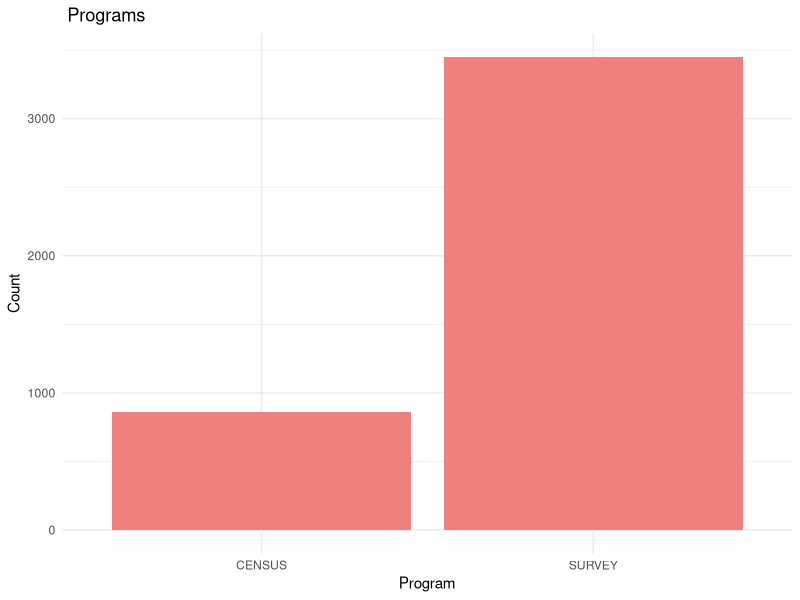
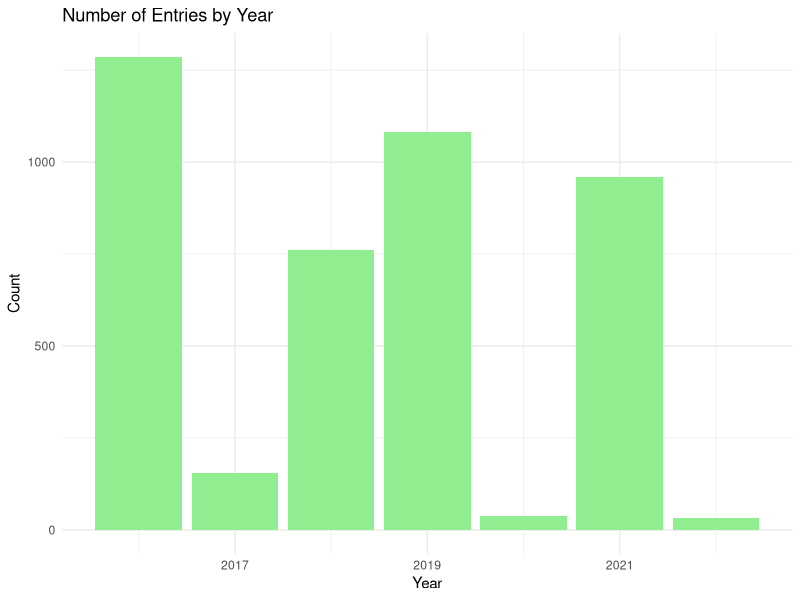
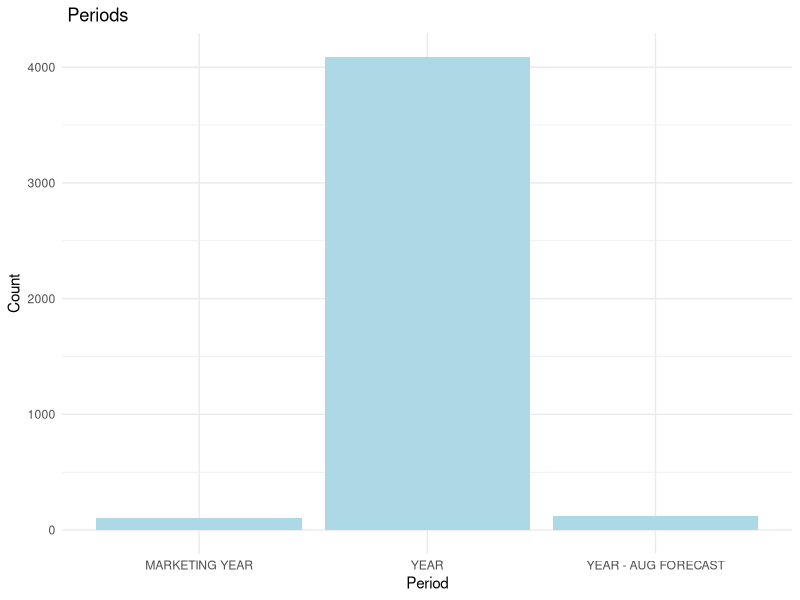
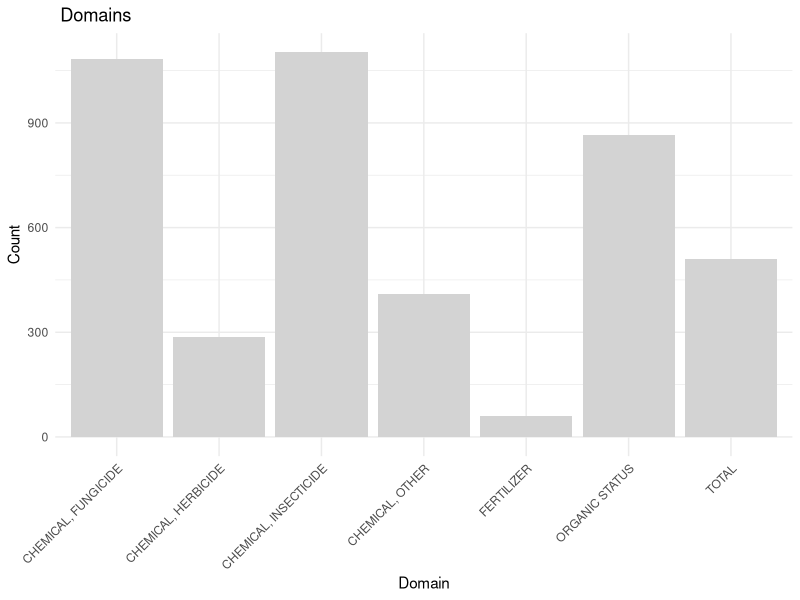

Source code (R) for these figures, in order:
## ---- chunk 1
#| label: Load libraries
#| warning: false
#| message: false
#| echo: false

library(knitr)  
library(kableExtra)
library(tidyverse)
library(stringr)
## ---- chunk 2
#| label: read data - glimpse 
#| warning: false
#| message: false
#| echo: false

strawberry <- read_csv("strawberry_oct4.csv", col_names = TRUE)

# glimpse(strawberry)
## ---- chunk 3
#| label: drop one-item columns
#| echo: false

## define function
#| label: drop one-item columns
#| echo: false

## define function
drop_one_value_col <- function(df){
  col_name <- NULL
  col_val <- NULL
  suppressWarnings({
    for(i in 1:dim(df)[2]){
      if((df |> distinct(df[,i]) |> count()) == 1){
        col_name = c(col_name, colnames(df[i]))
        col_val = c(col_val, df[1,i])  
      } 
    }
  })

  if(is.null(col_name)){
    return("No Columns to drop")
  } else {
    col_val = unlist(col_val)
    attributes(col_val) = NULL
    drp = data.frame(col_name, col_val)
    return(drp)
  }
}

result <- drop_one_value_col(strawberry)

if (is.data.frame(result)) {
  cols_to_drop <- result$col_name
  strawberry <- strawberry |> select(!all_of(cols_to_drop))
  print(result |> kable(caption = "Dropped Single-Value Columns: names and values"))
} else {
  # Handle the case where there are no columns to drop
  print(result)
}







## applying the function a second time 
## tests the function when there aren't any 
## one-value columns
#####  drop_one_value_col(strawberry)

## ---- chunk 4
#| label: glimpse of strawberry data
#| echo: false

## glimpse(strawberry)

## ---- chunk 5
#| label: examine rows
#| echo: false

## is every line associated with a state?

## state_all contains the number of rows containing data 
## for each of the 47 strawberry-growing states.
state_all <- strawberry |> group_by(State) |> count()

## test if every row is associated with a state by summing the 
## counts and testing for equality with the total rows in the 
## data frame

# if(sum(state_all$n) == dim(strawberry)[1]){print("Every row has value in the State column.")}

## ---- chunk 6
#| label: which state has the most rows
#| echo: false

state_max <- state_all$State[which(state_all$n ==  max(state_all$n)  )]

## ---- chunk 7
#| label: examine California data
#| echo: false

## filter rows of California data from the CENSUS data
calif_census <- strawberry |> filter((State=="CALIFORNIA") & (Program=="CENSUS"))


## ## filter rows of California data from the SURVEY data
calif_survey <- strawberry |> filter((State=="CALIFORNIA") & (Program=="SURVEY"))

census_col <- colnames(calif_census)

survey_col <- colnames(calif_survey)

## ---- chunk 8
#| label: split srawberry into census and survey pieces
#| echo: false

strwb_census <- strawberry |> filter(Program == "CENSUS")

strwb_survey <- strawberry |> filter(Program == "SURVEY")

## check that all of the rows are accounted for

## nrow(strawberry) == (nrow(strwb_census) + nrow(strwb_survey))

## Move marketing-related rows in strw_b_chem 
## to strw_b_sales

## clean up the environment

rm(calif_census, calif_survey, state_all)

## ---- chunk 9
#| label: split Data Item
#| echo: false

## This will be done in stages --

####################################################
## split `Data Item` into "Fruit", "temp1","temp2","temp3"
## then test the columns created for numer of distinct values
## split the columns until you have columns of 
## subjects, properties, values, and metrics (where metrics
## are the units defined for the values)

## In this case, the subject is State/Strawberries -- 
## strawberries grown reported by state.

## When using separate_wider_delim() when you don't know the 
## number of columns the function will return,
## use the "too_many" and "too_few" parameters to set up 
## the function.  Generally, setting both parameters
## to "error" will produce helpful error messages.

  strwb_census <- strwb_census |>
  separate_wider_delim(  cols = `Data Item`,
                         delim = ",",
                         names = c("Fruit",
                                 "temp1",
                                 "temp2",
                                 "temp3"),
                         too_many = "error",
                         too_few = "align_start"
                       )

## Test the columns for the number of distinct values.
## for example:
##
# a <- strwb_census |> distinct(Fruit)
## The Fruit column only has one value: STRAWBERRIES the 
## subject under investigation.
##
## Remember - the value in single-value columns
## are often needed for Labels on tables and plots.
##
## Testing the temp1 column guides the next step.
# a <- strwb_census |> distinct(temp1)
## The "temp1" column has 4 distinct values
##
##    " ORGANIC - OPERATIONS WITH SALES"
##    " ORGANIC - PRODUCTION"           
##    " ORGANIC - SALES"                
##    " ORGANIC"  
##
##  (Note the leading space in each string -- 
##       which is fixed below.)
##
##  You can see that this column needs to be split between
##  "organic" and the properties "OPERATIONS WITH SALES", 
##  "PRODUCTION" and "SALES",  
##    using " - " as the column delimiter.
##
##  The column "prop_acct" contains the properties,
##   which are are accounting metrics related to
##   strawberry growing operations.


############################################
## split temp1 into crop_type, Prop_acct

strwb_census <- strwb_census |>
  separate_wider_delim(  cols = temp1,
                         delim = " - ",
                         names = c("crop_type",
                                 "prop_acct"),
                         too_many = "error",
                         too_few = "align_start"
                       )

## Once again, test the columns to plan your next step.
##
# a <- strwb_census |> distinct(crop_type)
## Column "crop_type' has single value  "organic"

# a <- strwb_census |> distinct(prop_acct)

## 
## The stringss in the "prop_acct" column are row labels
## for values reported in the "Values" column.  

##    "OPERATIONS WITH SALES"
##    "PRODUCTION"           
##    "SALES"               
##    "NA"   

## Note that the NA is in a row where the value 
## is labeled in another column.
##

############################################
## trim the strings
## you can see which columns contain string values that need
## to have leading or trailing spaces that need to be trimmed.


# glimpse(strwb_census)

strwb_census$crop_type <- str_trim(strwb_census$crop_type, side = "both")

strwb_census$temp2 <- str_trim(strwb_census$temp2, side = "both")

strwb_census$temp3 <- str_trim(strwb_census$temp3, side = "both")



#############################################
## split temp2 into market_type, measure

##
## The temp2 column requires a different logic.
## 

## start by looking at the unique entries in the temp2 column.

# a <- strwb_census |> distinct(temp2)
# 
# temp2
# 1  NA                                    
# 2 " MEASURED IN CWT"                     
# 3 " MEASURED IN $"                       
# 4 " FRESH MARKET - OPERATIONS WITH SALES"
# 5 " FRESH MARKET - SALES"                
# 6 " PROCESSING - OPERATIONS WITH SALES"  
# 7 " PROCESSING - SALES"   

## temp2 contains data for three separate columns
## 
##   All Strawberries  (is this a Total?)
##   Fresh Market
##   Processing
##
##  To understand these labels see 
##     "Strawberries: An Economic Assessment of the Feasibility
##      of Providing Multiple-Peril Crop Insurance",
##        prepared by Economic Research Service, USDA
##             for the Federal Crop Insurance Corporation
##                  October 31, 1994
## 

## ---- chunk 10
#| label: create a fresh market column
#| echo: false
#| eval: true

## make a copy of the temp2 column named `Fresh Market`.
strwb_census <- strwb_census |> mutate(`Fresh Market` = temp2, .after = temp2)

## Remove cells in `Fresh Market` column 
##   that begin "MEASURED"
strwb_census$`Fresh Market` <- strwb_census$`Fresh Market` |> str_replace( "^MEA.*", "")

## Remove cells in `Fresh Market` column 
##   that begin "PROCESSING" 
strwb_census$`Fresh Market` <- strwb_census$`Fresh Market` |> str_replace( "^P.*", "")

## substitute a space for NA in `Fresh Market` column
strwb_census$`Fresh Market`[is.na(strwb_census$`Fresh Market`)] <- ""  

## in temp2 column, remove cells that begin "FRESH"
 strwb_census$temp2 <- strwb_census$temp2 |> str_replace("^F.*", "")

## Now fix the entries in the `Fresh Market` column
##   Remove "FRESH MARKET - " from the cells
strwb_census$`Fresh Market` <- strwb_census$`Fresh Market` |> str_replace("^FRESH MARKET - ", "")


## ---- chunk 11
#| label: make process market column
#| echo: false

## Make a copy of temp2 named `Process Market`
strwb_census <- strwb_census |> mutate(`Process Market` = temp2, .after = temp2)

## remove `Process Market` cells beginning "MEASURED"
strwb_census$`Process Market` <-  strwb_census$`Process Market` |> str_replace("^MEA.*", "")

## substitute space for NA in `Process Market` column
strwb_census$`Process Market`[is.na(strwb_census$`Process Market`)] <- ""

## In temp2, remove cells that begin "PROCESSING"
strwb_census$temp2 <- strwb_census$temp2 |> str_replace("^P.*", "")

## In `Processing Market`, remove "PROCESSING - " from cells
strwb_census$`Process Market` <-  strwb_census$`Process Market` |> str_replace("PROCESSING - ", "") 


## ---- chunk 12
#| label: remove NAs
#| echo: false

## substitute a space for NA in prop_acct column
strwb_census$prop_acct[is.na(strwb_census$prop_acct)] <- "" 

## substitute a space for NA in temp2 column
strwb_census$temp2[is.na(strwb_census$temp2)] <- "" 

## substitute a space for NA in temp2 column
strwb_census$temp3[is.na(strwb_census$temp3)] <- "" 


## ---- chunk 13
#| label: final cleanup
#| echo: false


strwb_census <- strwb_census |> unite(temp2, temp3, col="Metric", sep="")

## Now fix the entries in the Metric column
##   Remove "MEASURED IN " from the cells
strwb_census$Metric <- strwb_census$Metric |> str_replace("MEASURED IN ", "")

## move Metric to the end
strwb_census <- strwb_census |> relocate(Metric, .before = Domain)

strwb_census <- strwb_census |> relocate(`Process Market`, .before = Metric)

strwb_census <- strwb_census |> rename(Totals = prop_acct)

#drop_one_value_col(strwb_census)


## ---- chunk 14
#| label: define functions dcomma and footnote finder
#| echo: false
#| warning: false
#| message: false
#| eval: true

## remove commas from numbers
## fix footnotes

## basic tools

## start by getting the Values column so you can work on it 

vals <- strwb_census$Value

## note where vals goes in the environment.

## tools -- 2 choices  base R, and stringr package

## BaseR -- Piping??


g1 <- sub(",", "", vals)
# vals[1:20]
# g1[1:20]


g2 <- gsub(",", "", vals)
# vals[1:20]
# g2[1:20]


## stringr - str_replace(), str_replace_all()

## LOOK -- see ref for stingr pkg
a <- vals |> str_detect(",")

# vals[1:20]
# a[1:20]

## Still strings!!

b <- vals |> str_replace(",", "")
# vals[1:20]
# b[1:20]

c <- vals |> str_replace_all(",", "")
# vals[1:20]
# c[1:20]

## Now notice what happens when the
## the strings of digits are cast to numerics.

## for example
c <- as.numeric(c)
# c[1:20]


### remove commas from Value entries
dcomma <- function(c){
  x_new <- as.numeric(gsub(",", "", c))
  return(x_new)
}



#########################################  footnotes

## finds single uppor case Character in parens in s2
## e.g. "(D)"

## To fine the location and value of the footnotes

v <- strwb_census$Value


## find the footnote locations
## fn_i: locations 
fn_i <- v |> str_detect("^\\([:upper:]\\)$") ## returns


## dcomma returns numbers and NA's
v1 <- dcomma(v)

## locations of NA's
na_i <- is.na(v1)

## Demonstration that the locations of the footnotes
## are the same as the locations of the NA's

# length(v) == sum(na_i == fn_i)

## update dcomma()
## Integrate transformation of the values column and 
## reporting the footnote values.


dcomma <- function(c){
  suppressWarnings({
  xnew = as.numeric(gsub(",", "", c))
  fns = unique(c[is.na(xnew)])
  vtran = list("new_vec" = xnew, "footnotes" = fns)
  return(vtran)
  })
}

 
v_trns <- dcomma(v)
 

 a <- v_trns$new_vec
 # a[1:20]
 
 # v_trns$footnotes
 

## ---- chunk 15
#| label: strwb_survey preliminary exploration
#| echo: false
#| eval: true

# glimpse(strwb_survey)

## find strwb_survey columns that should be split into columns
## 

## this section will produce tables listing
## the variables in the columns of strwb_survey
## remove the table your won't use

# distinct(strwb_survey[,3]) |> kable()
# c4 <- distinct(strwb_survey[,4])
# 
# c6 <- distinct(strwb_survey[,6])
# c7 <- distinct(strwb_survey[,7])
# c8 <- distinct(strwb_survey[,8])

# c3 |> kable()
# c4 |> kable()
# 
# c6 |> kable()
# c7 |> kable()
# c8 |> kable()


## ---- chunk 16
#| label: period column 
#| echo: false

per_c <- strwb_survey |> select(Period) |> distinct()
per_c <- unlist(per_c)


## the Period column denotes
## three periods for data collection
##    marketing year
##    year
##    year - Aug Forecast
##



## ---- chunk 17
#| label: data item analysis
#| echo: false


## columns need descriptive names

strwb_survey <- strwb_survey |> 
  separate_wider_delim(  cols = `Data Item`,
                         delim = ",",
                         names = c("temp1",
                                 "temp2",
                                 "temp3",
                                 "temp4"),
                         too_many = "error",
                         too_few = "align_start"
                       )

strwb_survey <- strwb_survey |>
  separate_wider_delim(  cols = temp1,
                         delim = " - ",
                         names = c("temp1a",
                                 "temp1b"),
                         too_many = "error",
                         too_few = "align_start"
                       )


# a <- strwb_survey |> distinct(temp1a)
## temp1a contains only 1 value -- STRAWBERRIES

a <- strwb_survey |> distinct(temp1a)

## It appears that strwb_survey intermingles
## market data rows and chemical data rows, with
## the indicators for the differet category of rows
## being in the "Domain" column.
## 

## let's examing the domain column -- begining lby
## separting with 
## splitting Domain into columns




## ---- chunk 18
#| label: domain
#| echo: false
#| eval: true



strwb_survey <- strwb_survey |>
  separate_wider_delim(  cols = Domain,
                         delim = ",",
                         names = c("temp22",
                                 "temp23"),
                         too_many = "error",
                         too_few = "align_start"
                       )


t22 <- unique(strwb_survey$temp22)

t23 <- unique(strwb_survey$temp23)

## Now separate the first column of the Domain Category.
## This iss allow the Chemical rows to be identified
## easity



## ---- chunk 19
#| label: Domain Category
#| echo: false
#| eval: true


strwb_survey <- strwb_survey |>
  separate_wider_delim(  cols = `Domain Category`,
                         delim = ",",
                         names = c("temp42",
                                 "temp43",
                                 "temp44",
                                 "temp45"),
                         too_many = "error",
                         too_few = "align_start"
                       )


## temp22 or temp42 or both == CHEMICAL 
##  else the row contains market data



strwb_survey_chem <- strwb_survey |> filter((temp22 == "CHEMICAL") | (temp42 == "CHEMICAL"))

strwb_survey_mkt <- strwb_survey |> filter(!((temp22 == "CHEMICAL") | (temp42 == "CHEMICAL")))


## ---- chunk 20
#| label: 1-value cols
#| echo: false
#| eval: true

chem1 <-  drop_one_value_col(strwb_survey_chem)

# chem1 |> kable(caption = "1-value columns dropped")

chem1 <- setdiff(colnames(strwb_survey_chem), chem1$col_name)

strwb_survey_chem <- strwb_survey_chem |> select(all_of(chem1))

## ---- chunk 21
#| label: mkt 
#| echo: false
#| eval: true

mkt1 <- drop_one_value_col(strwb_survey_mkt)

# mkt1 |> kable(caption = "droping 1-value cols - mkt")

mkt1 <- setdiff(colnames(strwb_survey_mkt), mkt1$col_name)

strwb_survey_mkt <- strwb_survey_mkt |> select(all_of(mkt1))


## ---- chunk 22
library(ggplot2)
ggplot(strawberry, aes(x=Program)) +
  geom_bar(fill="lightcoral") +
  theme_minimal() +
  labs(title=" Programs", x="Program", y="Count")

## ---- chunk 23
ggplot(strawberry, aes(x=Year)) +
  geom_bar(fill="lightgreen") +
  theme_minimal() +
  labs(title="Number of Entries by Year", x="Year", y="Count")

## ---- chunk 24
ggplot(strawberry, aes(x=Period)) +
  geom_bar(fill="lightblue") +
  theme_minimal() +
  labs(title=" Periods", x="Period", y="Count")

## ---- chunk 25
ggplot(strawberry, aes(x=Domain)) +
  geom_bar(fill="lightgray") +
  theme_minimal() +
  theme(axis.text.x = element_text(angle = 45, hjust = 1)) +
  labs(title=" Domains", x="Domain", y="Count")
